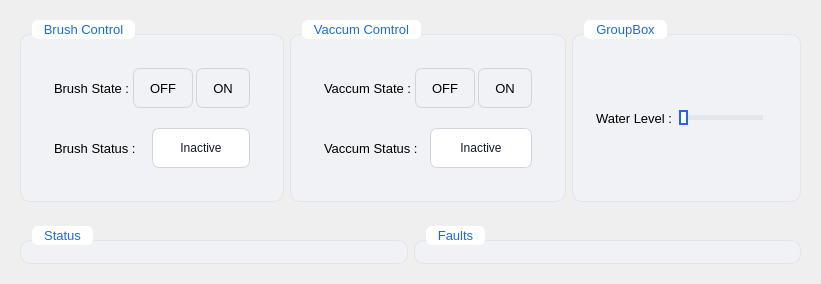
         <widget class="QWidget" name="A2">
          <layout class="QVBoxLayout" name="verticalLayout_9">
           <item>
            <widget class="QWidget" name="widget_5" native="true">
             <property name="sizePolicy">
              <sizepolicy hsizetype="Fixed" vsizetype="Preferred">
               <horstretch>0</horstretch>
               <verstretch>0</verstretch>
              </sizepolicy>
             </property>
             <property name="maximumSize">
              <size>
               <width>1000</width>
               <height>300</height>
              </size>
             </property>
             <layout class="QHBoxLayout" name="horizontalLayout_9">
              <item>
               <widget class="QGroupBox" name="brush_control_box">
                <property name="maximumSize">
                 <size>
                  <width>300</width>
                  <height>16777215</height>
                 </size>
                </property>
                <property name="styleSheet">
                 <string notr="true">QGroupBox {
    background-color: #ffffff;
    border: 1px solid #e0e4eb;
    border-radius: 10px;
    margin-top: 14px;
    padding: 14px;
}

QGroupBox::title {
    subcontrol-origin: margin;
    subcontrol-position: top left;
    left: 12px;
    padding: 2px 10px;
    color: #1a6bdb;
    font-weight: 600;
    background-color: #ffffff;
    border-radius: 6px;
}

QPushButton {
    background-color: #ffffff;
    border: 1px solid #d1d5db;
    border-radius: 7px;
    padding: 5px 16px;
    font-size: 12px;
    min-height: 28px;
}

QPushButton:hover {
    background-color: #f3f6ff;
    border-color: #1a6bdb;
    color: #1a6bdb;
}

QWidget {
    background-color: #f0f2f5;
    font-family: &quot;Segoe UI&quot;;
    font-size: 13px;
}</string>
                </property>
                <property name="title">
                 <string>Brush Control</string>
                </property>
                <layout class="QHBoxLayout" name="horizontalLayout_11">
                 <item>
                  <layout class="QVBoxLayout" name="verticalLayout_12" stretch="0,0">
                   <property name="spacing">
                    <number>20</number>
                   </property>
                   <property name="sizeConstraint">
                    <enum>QLayout::SetFixedSize</enum>
                   </property>
                   <property name="leftMargin">
                    <number>10</number>
                   </property>
                   <property name="topMargin">
                    <number>10</number>
                   </property>
                   <property name="rightMargin">
                    <number>10</number>
                   </property>
                   <property name="bottomMargin">
                    <number>10</number>
                   </property>
                   <item>
                    <layout class="QHBoxLayout" name="horizontalLayout_7">
                     <property name="spacing">
                      <number>3</number>
                     </property>
                     <item>
                      <widget class="QLabel" name="label_5">
                       <property name="maximumSize">
                        <size>
                         <width>95</width>
                         <height>16777215</height>
                        </size>
                       </property>
                       <property name="text">
                        <string>Brush State :</string>
                       </property>
                      </widget>
                     </item>
                     <item>
                      <widget class="QPushButton" name="brush_off">
                       <property name="styleSheet">
                        <string notr="true">QPushButton#btnOff {
    background-color: #ef4444;
    border: 1px solid #dc2626;
    color: #ffffff;
    font-weight: 600;
    border-radius: 7px;
    padding: 5px 16px;
    min-height: 28px;
}
QPushButton#btnOff:hover {
    background-color: #dc2626;
}
QPushButton#btnOff:pressed {
    background-color: #b91c1c;
}</string>
                       </property>
                       <property name="text">
                        <string>OFF</string>
                       </property>
                      </widget>
                     </item>
                     <item>
                      <widget class="QPushButton" name="brush_on">
                       <property name="styleSheet">
                        <string notr="true">QPushButton#btnOn {
    background-color: #22c55e;
    border: 1px solid #16a34a;
    color: #ffffff;
    font-weight: 600;
    border-radius: 7px;
    padding: 5px 16px;
    min-height: 28px;
}
QPushButton#btnOn:hover {
    background-color: #16a34a;
}
QPushButton#btnOn:pressed {
    background-color: #15803d;
}</string>
                       </property>
                       <property name="text">
                        <string>ON</string>
                       </property>
                      </widget>
                     </item>
                    </layout>
                   </item>
                   <item>
                    <layout class="QHBoxLayout" name="horizontalLayout_8">
                     <property name="spacing">
                      <number>3</number>
                     </property>
                     <item>
                      <widget class="QLabel" name="label_4">
                       <property name="maximumSize">
                        <size>
                         <width>95</width>
                         <height>16777215</height>
                        </size>
                       </property>
                       <property name="text">
                        <string>Brush Status :</string>
                       </property>
                      </widget>
                     </item>
                     <item>
                      <widget class="QPushButton" name="brush_status">
                       <property name="styleSheet">
                        <string notr="true">QPushButton {
    background-color: #ffffff;
    border: 1px solid #d1d5db;
    border-radius: 7px;
    padding: 5px 16px;
    font-size: 12px;
    min-height: 28px;
    color: #111827;
}
QPushButton:hover {
    background-color: #f3f6ff;
    border-color: #2563eb;
    color: #2563eb;
}
QPushButton:pressed {
    background-color: #dbeafe;
    border-color: #1d4ed8;
}</string>
                       </property>
                       <property name="text">
                        <string>Inactive</string>
                       </property>
                      </widget>
                     </item>
                    </layout>
                   </item>
                  </layout>
                 </item>
                </layout>
               </widget>
              </item>
              <item>
               <widget class="QGroupBox" name="vaccum_control_box">
                <property name="maximumSize">
                 <size>
                  <width>300</width>
                  <height>8388607</height>
                 </size>
                </property>
                <property name="styleSheet">
                 <string notr="true">QGroupBox {
    background-color: #ffffff;
    border: 1px solid #e0e4eb;
    border-radius: 10px;
    margin-top: 14px;
    padding: 14px;
}

QGroupBox::title {
    subcontrol-origin: margin;
    subcontrol-position: top left;
    left: 12px;
    padding: 2px 10px;
    color: #1a6bdb;
    font-weight: 600;
    background-color: #ffffff;
    border-radius: 6px;
}

QPushButton {
    background-color: #ffffff;
    border: 1px solid #d1d5db;
    border-radius: 7px;
    padding: 5px 16px;
    font-size: 12px;
    min-height: 28px;
}

QPushButton:hover {
    background-color: #f3f6ff;
    border-color: #1a6bdb;
    color: #1a6bdb;
}

QWidget {
    background-color: #f0f2f5;
    font-family: &quot;Segoe UI&quot;;
    font-size: 13px;
}</string>
                </property>
                <property name="title">
                 <string>Vaccum Comtrol</string>
                </property>
                <layout class="QHBoxLayout" name="horizontalLayout_14">
                 <item>
                  <layout class="QVBoxLayout" name="verticalLayout_14" stretch="0,0">
                   <property name="spacing">
                    <number>20</number>
                   </property>
                   <property name="sizeConstraint">
                    <enum>QLayout::SetFixedSize</enum>
                   </property>
                   <property name="leftMargin">
                    <number>10</number>
                   </property>
                   <property name="topMargin">
                    <number>10</number>
                   </property>
                   <property name="rightMargin">
                    <number>10</number>
                   </property>
                   <property name="bottomMargin">
                    <number>10</number>
                   </property>
                   <item>
                    <layout class="QHBoxLayout" name="horizontalLayout_12">
                     <property name="spacing">
                      <number>3</number>
                     </property>
                     <item>
                      <widget class="QLabel" name="label_8">
                       <property name="maximumSize">
                        <size>
                         <width>105</width>
                         <height>16777215</height>
                        </size>
                       </property>
                       <property name="text">
                        <string>Vaccum State :</string>
                       </property>
                      </widget>
                     </item>
                     <item>
                      <widget class="QPushButton" name="vaccum_off">
                       <property name="styleSheet">
                        <string notr="true">QPushButton#btnOn {
    background-color: #22c55e;
    border: 1px solid #16a34a;
    color: #ffffff;
    font-weight: 600;
    border-radius: 7px;
    padding: 5px 16px;
    min-height: 28px;
}
QPushButton#btnOn:hover {
    background-color: #16a34a;
}
QPushButton#btnOn:pressed {
    background-color: #15803d;
}</string>
                       </property>
                       <property name="text">
                        <string>OFF</string>
                       </property>
                      </widget>
                     </item>
                     <item>
                      <widget class="QPushButton" name="vaccum_on">
                       <property name="styleSheet">
                        <string notr="true">QPushButton#btnOn {
    background-color: #22c55e;
    border: 1px solid #16a34a;
    color: #ffffff;
    font-weight: 600;
    border-radius: 7px;
    padding: 5px 16px;
    min-height: 28px;
}
QPushButton#btnOn:hover {
    background-color: #16a34a;
}
QPushButton#btnOn:pressed {
    background-color: #15803d;
}</string>
                       </property>
                       <property name="text">
                        <string>ON</string>
                       </property>
                      </widget>
                     </item>
                    </layout>
                   </item>
                   <item>
                    <layout class="QHBoxLayout" name="horizontalLayout_13">
                     <property name="spacing">
                      <number>3</number>
                     </property>
                     <item>
                      <widget class="QLabel" name="label_9">
                       <property name="maximumSize">
                        <size>
                         <width>105</width>
                         <height>16777215</height>
                        </size>
                       </property>
                       <property name="text">
                        <string>Vaccum Status :</string>
                       </property>
                      </widget>
                     </item>
                     <item>
                      <widget class="QPushButton" name="vaccum_status">
                       <property name="styleSheet">
                        <string notr="true">QPushButton {
    background-color: #ffffff;
    border: 1px solid #d1d5db;
    border-radius: 7px;
    padding: 5px 16px;
    font-size: 12px;
    min-height: 28px;
    color: #111827;
}
QPushButton:hover {
    background-color: #f3f6ff;
    border-color: #2563eb;
    color: #2563eb;
}
QPushButton:pressed {
    background-color: #dbeafe;
    border-color: #1d4ed8;
}</string>
                       </property>
                       <property name="text">
                        <string>Inactive</string>
                       </property>
                      </widget>
                     </item>
                    </layout>
                   </item>
                  </layout>
                 </item>
                </layout>
               </widget>
              </item>
              <item>
               <widget class="QGroupBox" name="groupBox_6">
                <property name="maximumSize">
                 <size>
                  <width>300</width>
                  <height>16777215</height>
                 </size>
                </property>
                <property name="styleSheet">
                 <string notr="true">QGroupBox {
    background-color: #ffffff;
    border: 1px solid #e0e4eb;
    border-radius: 10px;
    margin-top: 14px;
    padding: 14px;
}

QGroupBox::title {
    subcontrol-origin: margin;
    subcontrol-position: top left;
    left: 12px;
    padding: 2px 10px;
    color: #1a6bdb;
    font-weight: 600;
    background-color: #ffffff;
    border-radius: 6px;
}

QPushButton {
    background-color: #ffffff;
    border: 1px solid #d1d5db;
    border-radius: 7px;
    padding: 5px 16px;
    font-size: 12px;
    min-height: 28px;
}

QPushButton:hover {
    background-color: #f3f6ff;
    border-color: #1a6bdb;
    color: #1a6bdb;
}

QWidget {
    background-color: #f0f2f5;
    font-family: &quot;Segoe UI&quot;;
    font-size: 13px;
}</string>
                </property>
                <property name="title">
                 <string>GroupBox</string>
                </property>
                <layout class="QHBoxLayout" name="horizontalLayout_16">
                 <item>
                  <layout class="QHBoxLayout" name="horizontalLayout_6">
                   <item>
                    <widget class="QLabel" name="label_12">
                     <property name="maximumSize">
                      <size>
                       <width>85</width>
                       <height>20</height>
                      </size>
                     </property>
                     <property name="text">
                      <string>Water Level :</string>
                     </property>
                    </widget>
                   </item>
                   <item>
                    <widget class="QSlider" name="water_level_slider">
                     <property name="maximumSize">
                      <size>
                       <width>90</width>
                       <height>16777215</height>
                      </size>
                     </property>
                     <property name="styleSheet">
                      <string notr="true">QSlider::groove:horizontal {
    height: 5px;
    background: #e2e6ea;
    border-radius: 3px;
}
QSlider::sub-page:horizontal {
    background: #2563eb;
    border-radius: 3px;
}
QSlider::handle:horizontal {
    background: #ffffff;
    border: 2px solid #2563eb;
    width: 5px;
    height: 14px;
    margin: -5px 0;
    border-radius: 7px;
}
QSlider::handle:horizontal:hover {
    background: #eff4ff;
    border-color: #1d4ed8;
}</string>
                     </property>
                     <property name="orientation">
                      <enum>Qt::Horizontal</enum>
                     </property>
                    </widget>
                   </item>
                   <item>
                    <widget class="QLabel" name="percentage">
                     <property name="maximumSize">
                      <size>
                       <width>40</width>
                       <height>20</height>
                      </size>
                     </property>
                     <property name="text">
                      <string/>
                     </property>
                    </widget>
                   </item>
                  </layout>
                 </item>
                </layout>
               </widget>
              </item>
             </layout>
            </widget>
           </item>
           <item>
            <widget class="QWidget" name="widget_7" native="true">
             <layout class="QHBoxLayout" name="horizontalLayout_10">
              <item>
               <widget class="QGroupBox" name="status_box">
                <property name="toolTip">
                 <string>&lt;html&gt;&lt;head/&gt;&lt;body&gt;&lt;p&gt;&lt;br/&gt;&lt;/p&gt;&lt;/body&gt;&lt;/html&gt;</string>
                </property>
                <property name="styleSheet">
                 <string notr="true">QGroupBox {
    background-color: #ffffff;
    border: 1px solid #e0e4eb;
    border-radius: 10px;
    margin-top: 14px;
    padding: 2px;
}

QGroupBox::title {
    subcontrol-origin: margin;
    subcontrol-position: top left;
    left: 12px;
    padding: 2px 10px;
    color: #1a6bdb;
    font-weight: 600;
    background-color: #ffffff;
    border-radius: 6px;
}

QWidget {
    background-color: #f0f2f5;
    font-family: &quot;Segoe UI&quot;;
    font-size: 13px;
}

QLabel {
    font-size: 12px;
    color: #374151;
    font-weight: 400;
}
QLabel {
    font-size: 12px;
    color: #111827;
    font-weight: 400;
}</string>
                </property>
                <property name="title">
                 <string>Status</string>
                </property>
               </widget>
              </item>
              <item>
               <widget class="QGroupBox" name="fault_box">
                <property name="styleSheet">
                 <string notr="true">QGroupBox {
    background-color: #ffffff;
    border: 1px solid #e0e4eb;
    border-radius: 10px;
    margin-top: 14px;
    padding: 2px;
}

QGroupBox::title {
    subcontrol-origin: margin;
    subcontrol-position: top left;
    left: 12px;
    padding: 2px 10px;
    color: #1a6bdb;
    font-weight: 600;
    background-color: #ffffff;
    border-radius: 6px;
}

QPushButton {
    background-color: #ffffff;
    border: 1px solid #d1d5db;
    border-radius: 7px;
    padding: 5px 16px;
    font-size: 12px;
    min-height: 28px;
}

QPushButton:hover {
    background-color: #f3f6ff;
    border-color: #1a6bdb;
    color: #1a6bdb;
}

QWidget {
    background-color: #f0f2f5;
    font-family: &quot;Segoe UI&quot;;
    font-size: 13px;
}</string>
                </property>
                <property name="title">
                 <string>Faults</string>
                </property>
                <layout class="QVBoxLayout" name="verticalLayout_13"/>
               </widget>
              </item>
             </layout>
            </widget>
           </item>
          </layout>
         </widget>
